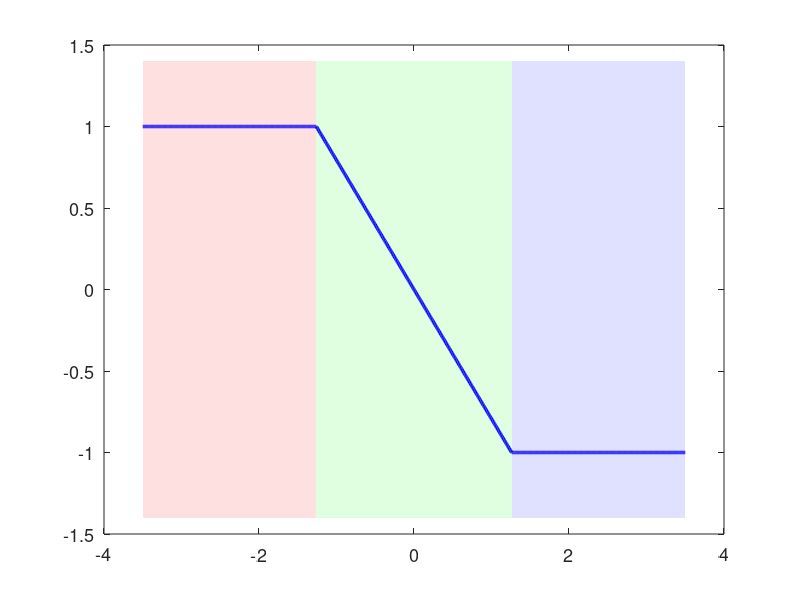

This figure's MATLAB source: (Note: this script raises an error after producing the figure.)
%% gen_figures_explicit_mpc.m
%  Generates figures for the Explicit MPC section (Chapter 7).
%    1. fig_explicit_scalar_pwa.pdf        — Scalar PWA control law
%    2. fig_explicit_regions_2d.pdf        — 2D polyhedral partition (separate script)
%    3. fig_explicit_online_vs_explicit.pdf — Closed-loop comparison

figDir = 'Figures';
if ~exist(figDir, 'dir'), mkdir(figDir); end
set(0, 'DefaultAxesFontSize', 13, 'DefaultLineLineWidth', 2);
set(0, 'DefaultAxesFontName', 'Helvetica');

%% ---- Figure 1: Scalar PWA Control Law ----
fprintf('Figure 1: Scalar PWA control law\n');

% DARE for x+ = 1.2x + u,  Q = 1, R = 1
% Scalar DARE: P^2 - 1.44P - 1 = 0
a_s = 1.2;  b_s = 1;
P_s = (1.44 + sqrt(1.44^2 + 4)) / 2;        % = 1.952
K_s = 1.2 * P_s / (1 + P_s);                 % = 0.793
bp  = 1 / K_s;                                % breakpoint = 1.261

fprintf('  P = %.4f,  K = %.4f,  breakpoint = +/-%.4f\n', P_s, K_s, bp);

x = linspace(-3.5, 3.5, 1000);
u_pwa = max(-1, min(1, -K_s * x));

fig1 = figure('Position', [100 100 700 380], 'Visible', 'off');

% Shade the three critical regions
fill([-3.5 -bp -bp -3.5], [-1.4 -1.4 1.4 1.4], ...
     [1.0 0.88 0.88], 'EdgeColor', 'none'); hold on;
fill([-bp bp bp -bp], [-1.4 -1.4 1.4 1.4], ...
     [0.88 1.0 0.88], 'EdgeColor', 'none');
fill([bp 3.5 3.5 bp], [-1.4 -1.4 1.4 1.4], ...
     [0.88 0.88 1.0], 'EdgeColor', 'none');

% PWA control law
plot(x, u_pwa, 'b-', 'LineWidth', 2.5);

% Input constraint limits
yline(1, 'r--', 'LineWidth', 1.5);
yline(-1, 'r--', 'LineWidth', 1.5);

% Mark the breakpoints
plot([-bp bp], [1 -1], 'ko', 'MarkerSize', 8, 'MarkerFaceColor', 'k');

% Vertical guides at breakpoints
xline(-bp, 'k:', 'LineWidth', 1);
xline(bp, 'k:', 'LineWidth', 1);

% Region labels
text(-2.6, 0.6, '${\cal R}_1$: $u^* = 1$', ...
     'Interpreter', 'latex', 'FontSize', 14);
text(-0.7, -0.55, '${\cal R}_2$: $u^* = -Kx_0$', ...
     'Interpreter', 'latex', 'FontSize', 14);
text(1.5, -0.6, '${\cal R}_3$: $u^* = -1$', ...
     'Interpreter', 'latex', 'FontSize', 14);

% Breakpoint labels — use simple notation MATLAB can render
text(-bp, -1.25, '$-1/K$', 'Interpreter', 'latex', ...
     'FontSize', 13, 'HorizontalAlignment', 'center');
text(bp, -1.25, '$1/K$', 'Interpreter', 'latex', ...
     'FontSize', 13, 'HorizontalAlignment', 'center');

% Constraint labels
text(3.15, 1.12, '$u_{\max}$', 'Interpreter', 'latex', 'FontSize', 12);
text(3.15, -1.12, '$-u_{\max}$', 'Interpreter', 'latex', 'FontSize', 12);

xlabel('$x_0$', 'Interpreter', 'latex', 'FontSize', 14);
ylabel('$u^*(x_0)$', 'Interpreter', 'latex', 'FontSize', 14);
grid on; box on;
xlim([-3.5 3.5]); ylim([-1.4 1.4]);

exportgraphics(fig1, fullfile(figDir, 'fig_explicit_scalar_pwa.pdf'), ...
    'ContentType', 'vector');
close(fig1);
fprintf('  -> fig_explicit_scalar_pwa.pdf\n');


%% ---- Figure 3: Online MPC vs Explicit MPC Closed-Loop Comparison ----
fprintf('\nFigure 3: Online MPC vs Explicit MPC simulation\n');

% System: double integrator (same as Chapter 7 examples)
A = [1.2 1; 0 1];  B = [0.5; 1];
nx = 2;  nu = 1;
Q = eye(2);  R_val = 1;  N = 5;
umax = 1;  xmax = [5; 5];
[~, P_dare] = dlqr(A, B, Q, R_val);

% Build YALMIP optimizer (online MPC)
x0_par = sdpvar(nx, 1);
u_seq = sdpvar(nu, N, 'full');
x_seq = sdpvar(nx, N+1, 'full');

con = [x_seq(:,1) == x0_par];
obj = 0;
for k = 1:N
    con = [con, x_seq(:,k+1) == A*x_seq(:,k) + B*u_seq(:,k)];
    con = [con, -umax <= u_seq(:,k) <= umax];
    con = [con, -xmax <= x_seq(:,k+1) <= xmax];
    obj = obj + x_seq(:,k)'*Q*x_seq(:,k) + u_seq(:,k)'*R_val*u_seq(:,k);
end
obj = obj + x_seq(:,N+1)'*P_dare*x_seq(:,N+1);

opts = sdpsettings('verbose', 0, 'solver', 'quadprog');
ctrl_online = optimizer(con, obj, opts, x0_par, u_seq(:,1));

% Build explicit PWA law by solving on a fine 2D grid
% (since MPT3 toExplicit() is unavailable in this MATLAB version)
fprintf('  Building PWA lookup from grid...\n');
n_lookup = 200;
x1_lu = linspace(-5, 5, n_lookup);
x2_lu = linspace(-5, 5, n_lookup);
U_lookup = NaN(n_lookup, n_lookup);
for i = 1:n_lookup
    for j = 1:n_lookup
        [sol, err] = ctrl_online([x1_lu(i); x2_lu(j)]);
        if err == 0
            U_lookup(j,i) = full(sol);
        end
    end
end
fprintf('  Lookup table built (%dx%d)\n', n_lookup, n_lookup);

% Explicit controller: interpolate from lookup table
explicit_eval = @(x) interp2(x1_lu, x2_lu, U_lookup, x(1), x(2), 'linear');

% Closed-loop simulation
T_sim = 30;
x0 = [4; -1];

x_online = zeros(nx, T_sim+1);   x_online(:,1) = x0;
x_explicit = zeros(nx, T_sim+1); x_explicit(:,1) = x0;
u_online = zeros(1, T_sim);
u_explicit = zeros(1, T_sim);

for t = 1:T_sim
    % Online MPC: solve QP at each step
    [sol_on, err_on] = ctrl_online(x_online(:,t));
    if err_on == 0
        u_online(t) = full(sol_on);
    end
    x_online(:,t+1) = A * x_online(:,t) + B * u_online(t);

    % Explicit MPC: PWA lookup (no optimisation)
    u_explicit(t) = explicit_eval(x_explicit(:,t));
    if isnan(u_explicit(t))
        u_explicit(t) = 0;  % outside lookup range
    end
    x_explicit(:,t+1) = A * x_explicit(:,t) + B * u_explicit(t);
end

% Report match quality
max_u_diff = max(abs(u_online - u_explicit));
max_x1_diff = max(abs(x_online(1,:) - x_explicit(1,:)));
max_x2_diff = max(abs(x_online(2,:) - x_explicit(2,:)));
fprintf('  Max |u_online - u_explicit| = %.4e\n', max_u_diff);
fprintf('  Max |x1 diff| = %.4e,  Max |x2 diff| = %.4e\n', max_x1_diff, max_x2_diff);

% Plot
time = 0:T_sim;

fig3 = figure('Position', [100 100 800 600], 'Visible', 'off');

subplot(3,1,1);
plot(time, x_online(1,:), 'b-', 'LineWidth', 2.5); hold on;
plot(time, x_explicit(1,:), 'r--', 'LineWidth', 2);
yline(5, 'k:', 'LineWidth', 1); yline(-5, 'k:', 'LineWidth', 1);
ylabel('$x_1$', 'Interpreter', 'latex', 'FontSize', 13);
legend({'Online MPC (QP)', 'Explicit MPC (lookup)'}, ...
       'Interpreter', 'latex', 'FontSize', 11, 'Location', 'northeast');
title(sprintf('Online vs Explicit MPC: $x_0 = [%g,\\; %g]^\\top$, $N = %d$', ...
      x0(1), x0(2), N), 'Interpreter', 'latex', 'FontSize', 14);
grid on; box on;

subplot(3,1,2);
plot(time, x_online(2,:), 'b-', 'LineWidth', 2.5); hold on;
plot(time, x_explicit(2,:), 'r--', 'LineWidth', 2);
ylabel('$x_2$', 'Interpreter', 'latex', 'FontSize', 13);
grid on; box on;

subplot(3,1,3);
stairs(0:T_sim-1, u_online, 'b-', 'LineWidth', 2.5); hold on;
stairs(0:T_sim-1, u_explicit, 'r--', 'LineWidth', 2);
yline(umax, 'k:', 'LineWidth', 1); yline(-umax, 'k:', 'LineWidth', 1);
xlabel('Time step $k$', 'Interpreter', 'latex', 'FontSize', 13);
ylabel('$u_k$', 'Interpreter', 'latex', 'FontSize', 13);
grid on; box on;

% Add text annotation with match result
annotation('textbox', [0.55, 0.02, 0.4, 0.04], ...
    'String', sprintf('Max $|u_{\\mathrm{online}} - u_{\\mathrm{explicit}}| = %.1e$', max_u_diff), ...
    'Interpreter', 'latex', 'FontSize', 11, ...
    'EdgeColor', 'none', 'HorizontalAlignment', 'right');

exportgraphics(fig3, fullfile(figDir, 'fig_explicit_online_vs_explicit.pdf'), ...
    'ContentType', 'vector');
close(fig3);
fprintf('  -> fig_explicit_online_vs_explicit.pdf\n');

fprintf('\nDone.\n');
